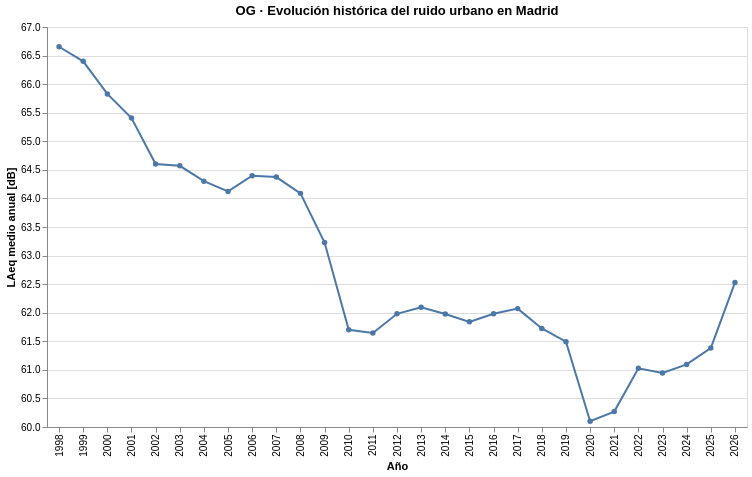

The notebook cell this image was saved under:
### Markdown cell above
#### OG‑02 · Evolución histórica del ruido (1998–actualidad)
* OBJETIVO: El ruido urbano mejora, empeora o se mantiene en el largo plazo.
* TIPO DE GRÁFICO: Línea temporal (LAeq / Ln)
* Justificación: Da perspectiva histórica. Permite identificar cambios estructurales. Fundamenta políticas públicas
*
*  Datos: df_02 (históricos mensuales)

### Code cell
df_ruido_hist = (
    df_02_cont_acustic
    .dropna(subset=["laeq"])
    .groupby("year", as_index=False)
    .agg(laeq_medio=("laeq", "mean"))
)

line_og_02 = (
    alt.Chart(df_ruido_hist)
    .mark_line(point=True)
    .encode(
        x=alt.X("year:O", title="Año"),
        y=alt.Y(
            "laeq_medio:Q",
            title="LAeq medio anual [dB]",
            scale=alt.Scale(zero=False)
        ),
        tooltip=[
            alt.Tooltip("year:O", title="Año"),
            alt.Tooltip("laeq_medio:Q", format=".2f")
        ]
    )
    .properties(
        width=700,
        height=400,
        title="OG · Evolución histórica del ruido urbano en Madrid"
    )
    .interactive()
)

line_og_02

### Figure 1 — Vega-Lite specification as saved in the notebook (floating-point values rounded to 4 significant figures)
{"$schema": "https://vega.github.io/schema/vega-lite/v5.20.1.json", "config": {"view": {"continuousHeight": 300, "continuousWidth": 300}}, "data": {"name": "data-e39de41d16bb672e0349c80f3131185c"}, "datasets": {"data-e39de41d16bb672e0349c80f3131185c": [{"laeq_medio": 66.65, "year": 1998}, {"laeq_medio": 66.4, "year": 1999}, {"laeq_medio": 65.83, "year": 2000}, {"laeq_medio": 65.41, "year": 2001}, {"laeq_medio": 64.6, "year": 2002}, {"laeq_medio": 64.57, "year": 2003}, {"laeq_medio": 64.3, "year": 2004}, {"laeq_medio": 64.12, "year": 2005}, {"laeq_medio": 64.4, "year": 2006}, {"laeq_medio": 64.37, "year": 2007}, {"laeq_medio": 64.09, "year": 2008}, {"laeq_medio": 63.23, "year": 2009}, {"laeq_medio": 61.7, "year": 2010}, {"laeq_medio": 61.64, "year": 2011}, {"laeq_medio": 61.98, "year": 2012}, {"laeq_medio": 62.1, "year": 2013}, {"laeq_medio": 61.98, "year": 2014}, {"laeq_medio": 61.84, "year": 2015}, {"laeq_medio": 61.98, "year": 2016}, {"laeq_medio": 62.07, "year": 2017}, {"laeq_medio": 61.73, "year": 2018}, {"laeq_medio": 61.49, "year": 2019}, {"laeq_medio": 60.1, "year": 2020}, {"laeq_medio": 60.27, "year": 2021}, {"laeq_medio": 61.03, "year": 2022}, {"laeq_medio": 60.95, "year": 2023}, {"laeq_medio": 61.09, "year": 2024}, {"laeq_medio": 61.38, "year": 2025}, {"laeq_medio": 62.53, "year": 2026}]}, "encoding": {"tooltip": [{"field": "year", "title": "Año", "type": "ordinal"}, {"field": "laeq_medio", "format": ".2f", "type": "quantitative"}], "x": {"field": "year", "title": "Año", "type": "ordinal"}, "y": {"field": "laeq_medio", "scale": {"zero": false}, "title": "LAeq medio anual [dB]", "type": "quantitative"}}, "height": 400, "mark": {"point": true, "type": "line"}, "params": [{"bind": "scales", "name": "param_2", "select": {"encodings": ["x", "y"], "type": "interval"}}], "title": "OG · Evolución histórica del ruido urbano en Madrid", "width": 700}
